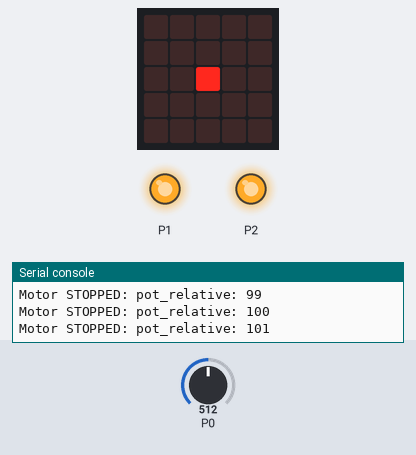
Bench run of a program on a simulated BBC micro:bit running MicroPython. Shown: the board's 5×5 LED display, output pins drawn as LEDs (lit = HIGH), the last lines printed to the serial console. The test bench sets the inputs (shaded band); at power-on: P0 = 512 (analog values on the 0–1023 scale). Dim RGB values are drawn brighter than linear.

Above: at 1.2 s.
1.3 s: P0 set to 716
At 2.4 s:
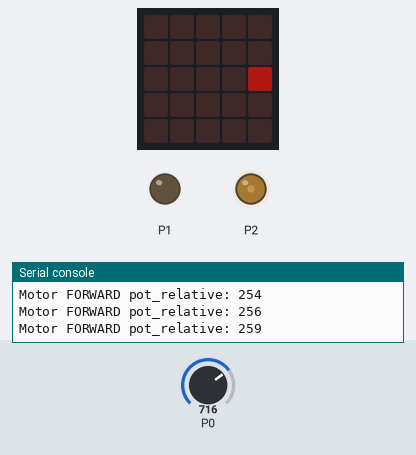
3.0 s: P0 set to 642
At 3.9 s:
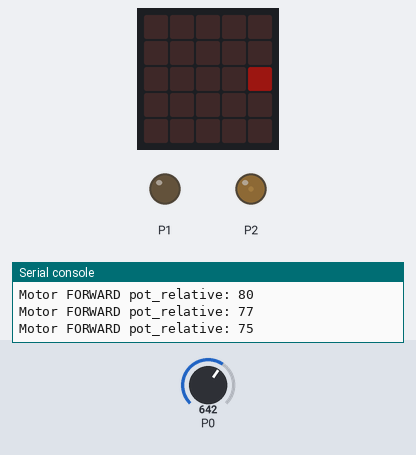
4.6 s: P0 set to 621
At 5.9 s:
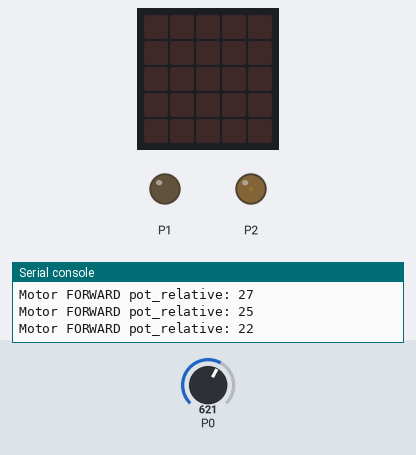
6.2 s: P0 set to 306
At 7.5 s:
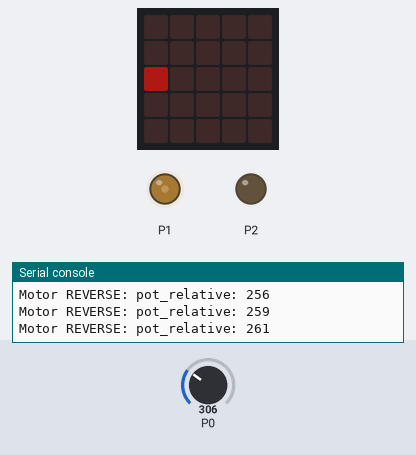
7.9 s: P0 set to 122
At 9.3 s:
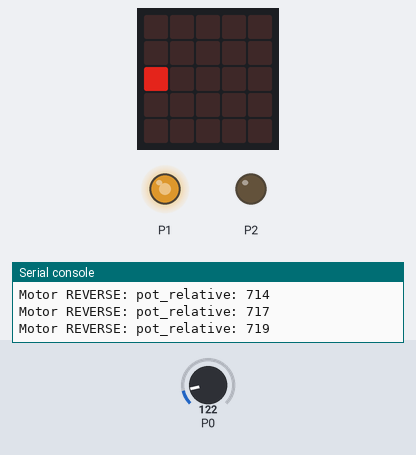
9.6 s: P0 set to 0
At 11.1 s:
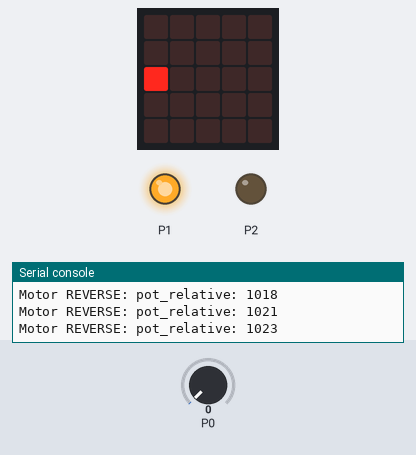
Timing chart, 0 to 12.3 s (numbered marks = the images above; inputs shaded):
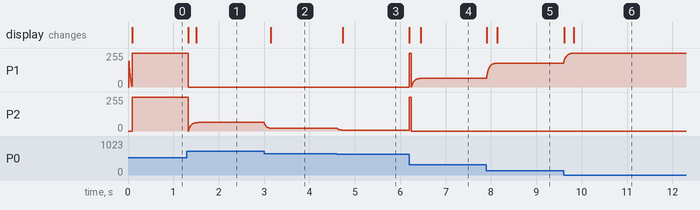

Measured:
- the behaviour switches between 635 and 634 on P0 (found by bisection; images 2 and 3)
- after the input at 1.3 s, P1: 255/255 → 0/255 at once; the display: first changes at once (image 1 shows a later state)
- after the input at 3.0 s, P2: moves from 65/255 to 19/255 over 0.19 s, starting at once; the display: changes after 0.15 s (image 2)
- after the input at 4.6 s, P2: moves from 19/255 to 5/255 over 0.17 s, starting at once; the display: changes after 0.13 s (image 3)
- after the input at 6.2 s, P2: 5/255 → 0/255 at once; the display: first changes at once (image 4 shows a later state)
- after the input at 7.9 s, P1: moves from 65/255 to 179/255 over 0.23 s, starting at once; the display: first changes at once (image 5 shows a later state)
- after the input at 9.6 s, P1: moves from 179/255 to 255/255 over 0.21 s, starting at once; the display: first changes at once (image 6 shows a later state)

The program:

Motor.py
```python
from microbit import *
import utime
#from builtins import *

def filter_reading(prev_value: float, cur_value: int) -> float:
    """Filter reading using EMA filter"""
    EMA_alpha: float = 0.2
    return (EMA_alpha * cur_value) + ((1 - EMA_alpha) * prev_value)

def pin0_read_analog(prev_value: float) -> float:
    """Read the analog value of pin0 and filter"""
    cv = pin0.read_analog()
    return filter_reading(prev_value, cv)

def calculate_pot_relative(adj_pot_value: int) -> int:
    assert(adj_pot_value >= 0 and adj_pot_value <= BAND_SIZE)
    # Convert to pot_relative rounding the float value up
    float_value: float = (float(adj_pot_value) * BAND_SIZE_TO_POT_RELATIVE)
    int_value: int = int(float_value + 0.5)
    #print("calculate_pot_relative: adj_pot_vlaue: " + str(adj_pot_value) + " float_value: " + str(float_value) + " int_value: " + str(int_value))
    return int_value

def calculate_brightness(pot_relative: int) -> int:
    assert(pot_relative >= 0 and pot_relative <= ANALOG_MAX)
    float_value: float = (float(pot_relative) * POT_RELATIVE_TO_BRIGHTNESS)
    int_value: int = int(float_value + 0.5)
    #print("calculate_brightness: pot_relative: " + str(pot_relative) + " float_value: " + str(float_value) + " int_value: " + str(int_value))
    return int_value

# Motor States
UNDEFINED: int = 0
STOPPED: int = 1
FORWARD: int = 2
REVERSE: int = 3
motor_state: int = UNDEFINED

# Constants
ANALOG_MAX: int = 1023
BAND_SIZE: int = 411
STOP_REVERSE_THRESHOLD: int = BAND_SIZE
STOP_FORWARD_THRESHOLD: int = ANALOG_MAX - BAND_SIZE
BAND_SIZE_TO_POT_RELATIVE: float = float(ANALOG_MAX) / float(BAND_SIZE)
POT_RELATIVE_TO_BRIGHTNESS: float = float(9) / float(ANALOG_MAX)


prev_pot_relative: int = 0
float_potentiometer: float = 0
prev_float_potentiometer: float = 0

print("")
print("BAND_SIZE_TO_POT_RELATIVE: " + str(BAND_SIZE_TO_POT_RELATIVE))
print("")
while True:
    utime.sleep_ms(10)
    prev_float_potentiometer = float_potentiometer
    float_potentiometer = pin0_read_analog(prev_float_potentiometer)
    potentiometer: int = int(float_potentiometer + 0.5)
    #print("potentiometer: " + str(potentiometer) + " float_potentiometer: " + str(float_potentiometer) + " prev_float_potentiometer: " + str(prev_float_potentiometer))
    if potentiometer <= STOP_REVERSE_THRESHOLD:
        # Motor reverse
        adj_pot_value = STOP_REVERSE_THRESHOLD - potentiometer
        pot_relative = calculate_pot_relative(adj_pot_value)
        pin2.write_digital(0)
        pin1.write_analog(pot_relative)
        pin1.set_analog_period(20)
        #print("REVERSE adj_pot_value: " + str(adj_pot_value) + " pot_relative: " + str(pot_relative))
        if motor_state != REVERSE or prev_pot_relative != pot_relative:
            print("Motor REVERSE: pot_relative: " + str(pot_relative))
            motor_state = REVERSE
            prev_pot_relative = pot_relative
            display.set_pixel(0, 2, calculate_brightness(pot_relative))
            display.set_pixel(2, 2, 0)
            display.set_pixel(4, 2, 0)
    elif potentiometer >= STOP_FORWARD_THRESHOLD:
        # Motor foward
        adj_pot_value = potentiometer - STOP_FORWARD_THRESHOLD
        pot_relative = calculate_pot_relative(adj_pot_value)
        pin1.write_digital(0)
        pin2.write_analog(pot_relative)
        pin2.set_analog_period(20)
        #print("FORWARD adj_pot_value: " + str(adj_pot_value) + " pot_relative: " + str(pot_relative))
        if motor_state != FORWARD or prev_pot_relative != pot_relative:
            print("Motor FORWARD pot_relative: " + str(pot_relative))
            motor_state = FORWARD
            prev_pot_relative = pot_relative
            display.set_pixel(0, 2, 0)
            display.set_pixel(2, 2, 0)
            display.set_pixel(4, 2, calculate_brightness(pot_relative))
    else:
        # Motor is stopped
        pin1.write_digital(1)
        pin2.write_digital(1)
        pot_relative = potentiometer - STOP_REVERSE_THRESHOLD
        #print("STOPPED pot_relative: " + str(pot_relative))
        if motor_state != STOPPED or prev_pot_relative != pot_relative:
            print("Motor STOPPED: pot_relative: " + str(pot_relative))
            motor_state = STOPPED
            prev_pot_relative = pot_relative
            display.set_pixel(0, 2, 0)
            display.set_pixel(2, 2, 9)
            display.set_pixel(4, 2, 0)
```
